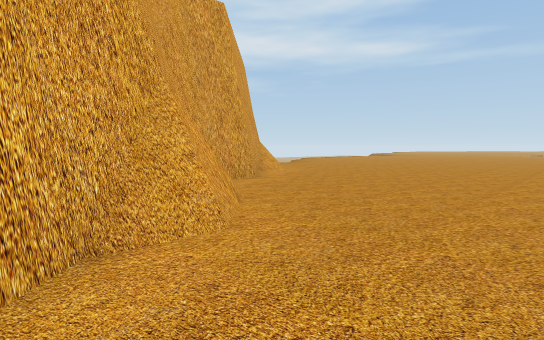
view 1 (above)

16 first-person views from a walk through a Unity game level. The camera is 1.2 m above the floor, tilts 4° down and sees 80° across. The floor is counted in squares, 2 m on a side. Each view is taken from the middle of a square. On the plan, view 1 faces up. The plan holds only what a view shows up to about 10 squares ahead; the rest is blank. The place goes on beyond the plan. The player is left out. Some animated figures are not drawn.

view 2
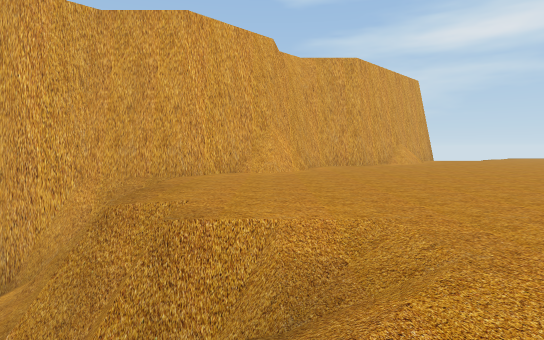

view 3
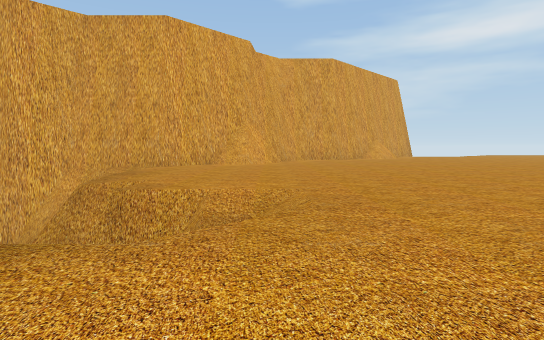

view 4
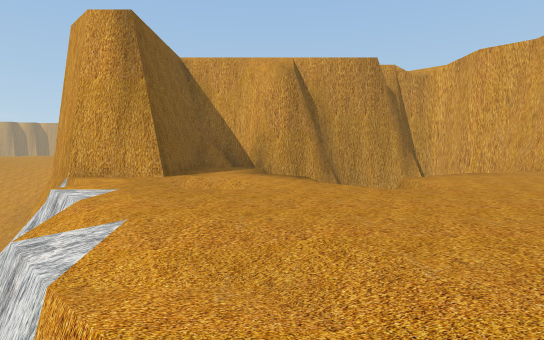

view 5
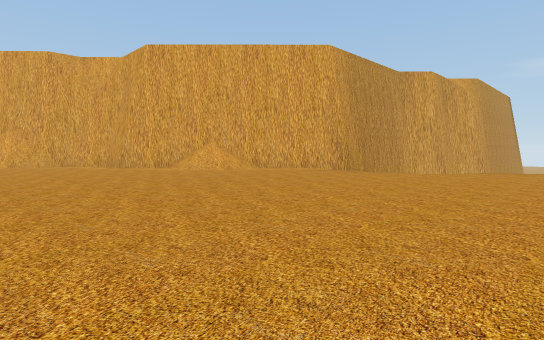

view 6
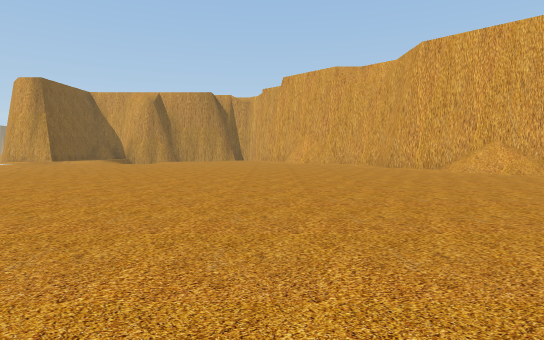

view 7
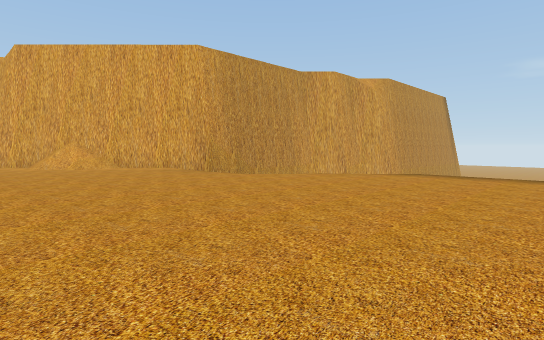

view 8
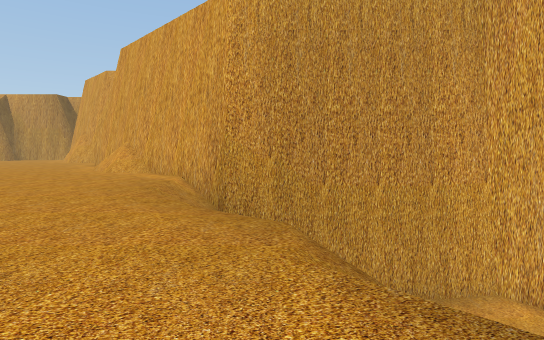

view 9
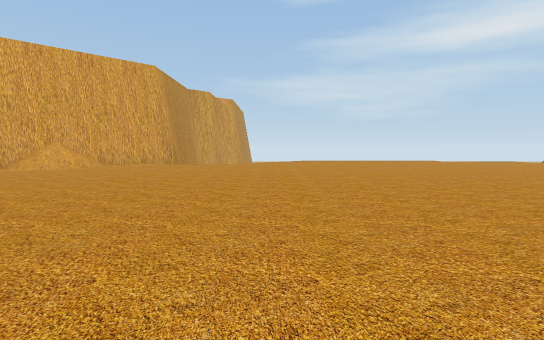

view 10
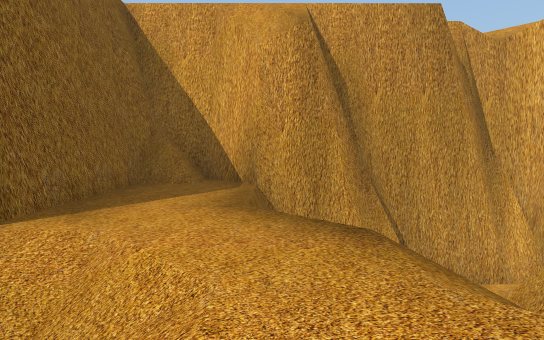

view 11
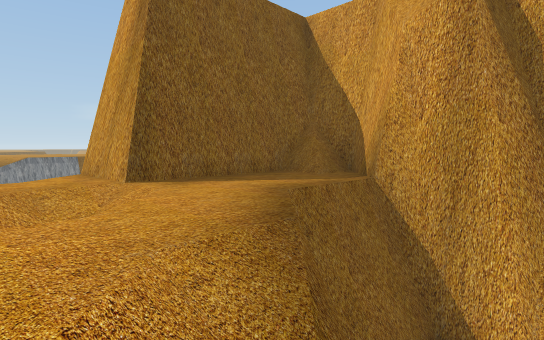

view 12
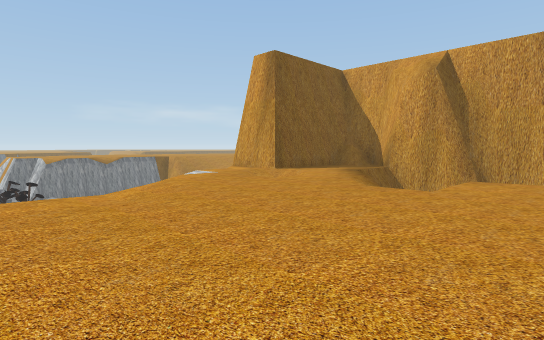

view 13
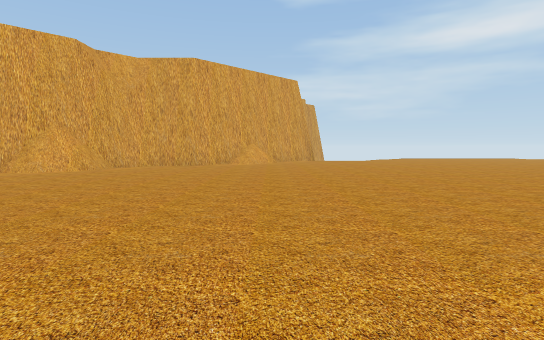

view 14
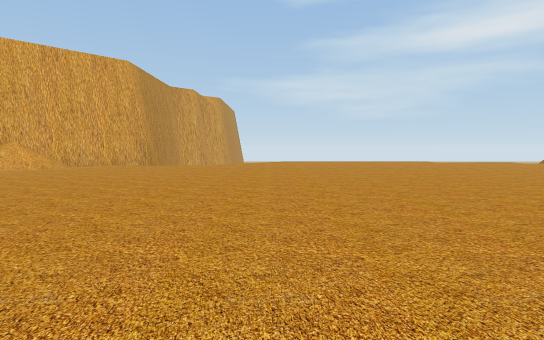

view 15
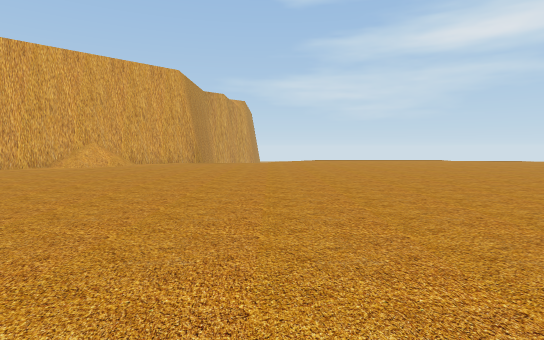

view 16
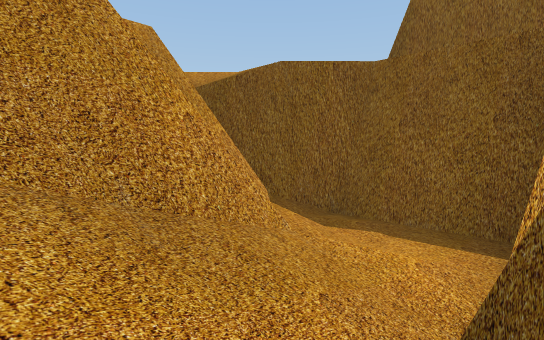

### Floor plan
Key: @ floor where view 1 was taken; # wall or solid block; . main floor; - floor 4.25 m lower than the main floor; / step, stairs or slope; = window, fence, low wall or low ledge.
Columns run from 4 left of view 1 to 11 right of it. Each row starts with its distance up from view 1.
 18       .........
 17 #-   /.........
 16 ##   /.........
 15  ##  /.........
 14   ##//.........
 13    #/...........
 12    #............
 11    #............
 10    #/...........
  9    ##...........
  8    #............
  7    #............
  6    #............
  5    #..........
  4    #..........
  3    #..........
  2    #..........
  1   ##........./
  0   #/@......./
 -1   #/=.///.../
 -2   #/####/.../
 -3   #//=##/././
 -4   ##/###/./.
 -5    #####../.
 -6       #..##/
 -7       #######
 -8            ##

Where each view was taken, in squares from view 1:
view 1: 0 up, 0 right, facing up
view 2: 3 down, 5 right, facing up-left
view 3: 3 down, 6 right, facing up-left
view 4: 1 up, 9 right, facing down-left
view 5: 11 up, 9 right, facing left
view 6: 11 up, 9 right, facing down-left
view 7: 15 up, 9 right, facing left
view 8: 18 up, 3 right, facing down-left
view 9: 7 up, 11 right, facing up-left
view 10: 2 down, 6 right, facing down-left
view 11: 1 down, 4 right, facing down
view 12: 4 up, 6 right, facing down
view 13: 1 up, 9 right, facing up-left
view 14: 8 up, 11 right, facing up-left
view 15: 6 up, 11 right, facing up-left
view 16: 3 down, 1 left, facing right
